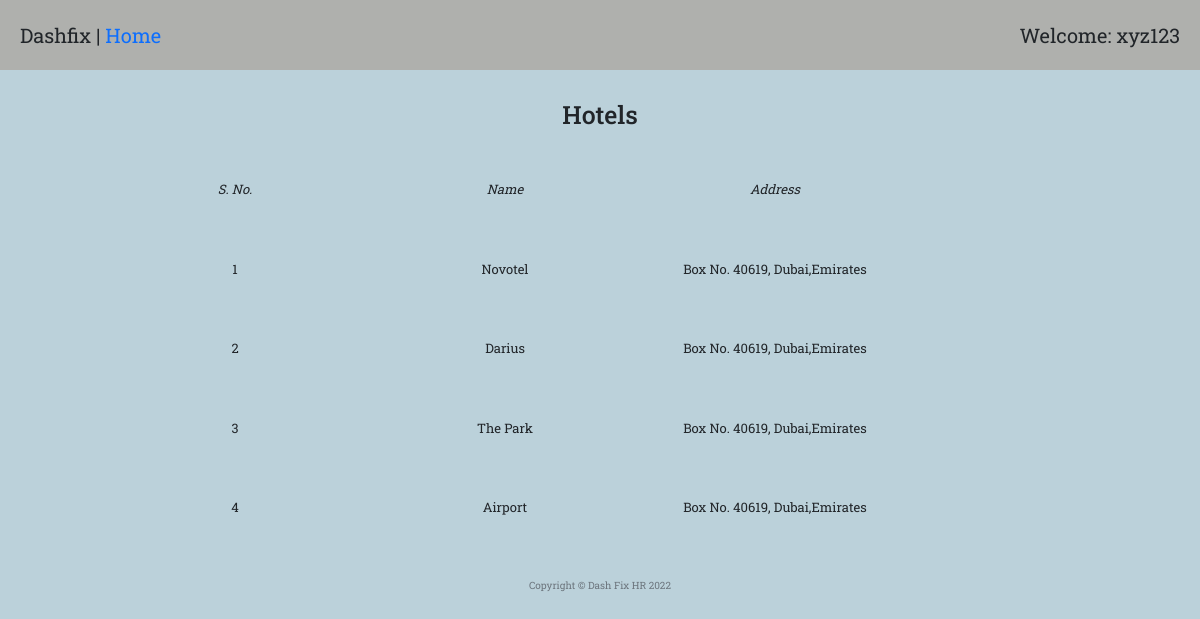
The page /hotel_report (signed in) on the database as committed earlier.
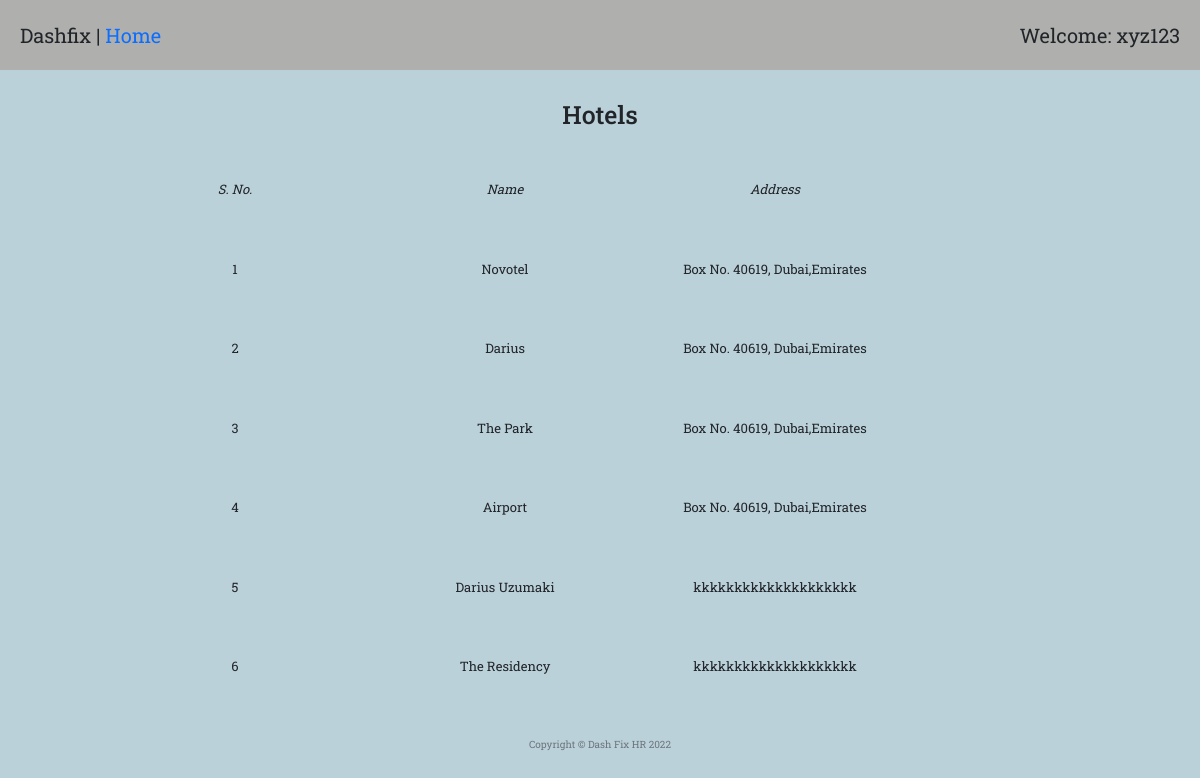
The same page on the database as committed later.
### mainTest.py (models this page shows)
class hotelMaster(db.Model):
    __tablename__ = "hotelMaster"
    id = Column(Integer, primary_key=True)
    name = Column(String(300))
    address = Column(String(300))
    rosterEntry = relationship("rosterEntryMaster", back_populates="hotel")
    timesheet = relationship("timesheetMaster", back_populates="hotel")

### mainTest.py (the view)
@app.route("/hotel_report", methods=["GET", "POST"])
@admin_only
def hotel_report():
    hotel_list = hotelMaster.query.all()
    return render_template("hotel_report.html", ts=hotel_list, len=range(len(hotel_list)))

### mainTest.py (called while the page is built)
def admin_only(f):
    @wraps(f)
    def decorated_function(*args, **kwargs):
        admin = User.query.all()
        admin_id = []
        for i in admin:
            id_ = i.id
            admin_id.append(id_)
        if current_user.id not in admin_id:
            return abort(403)
        return f(*args, **kwargs)
    return decorated_function

@login_manager.user_loader
def load_user(user_id):
    return User.query.get(int(user_id))

### templates/hotel_report.html
{% extends 'bootstrap/base.html' %}
{% import "bootstrap/wtf.html" as wtf %}
{% block content %}
{% include "header.html" %}
  <div class="welcome">
    <span>Dashfix | <a href="{{url_for('home')}}">Home</a></span>
    <span>Welcome: xyz123</span>
  </div>
  <h1 style="margin-top: 30px; margin-bottom: 50px; text-align: center;">Hotels</h1>
  <div class="row" style="margin-bottom: 50px; margin-left: 100px; font-size: 1.5rem; text-align: center;">
    <div class="col-3"><p><em>S. No.</em></p></div>
    <div class="col-3"><p><em>Name</em></p></div>
    <div class="col-3"><p><em>Address</em></p></div>
  </div>
  {% for i in len %}
      <div class="row" style="margin-bottom: 50px; margin-left: 100px; text-align: center;">
        <div class="col-3"><p>{{i + 1}}</p></div>
        <div class="col-3"><p>{{ ts[i].name }}</p></div>
        <div class="col-3"><p>{{ ts[i].address }}</p></div>
      </div>
  {% endfor %}
{% include "footer.html" %}
{% endblock %}

Rows that differ between the two databases and show on the page:
added hotelMaster: name "Darius Uzumaki", address "kkkkkkkkkkkkkkkkkkkk"
added hotelMaster: name "The Residency", address "kkkkkkkkkkkkkkkkkkkk"
Other text that changed with them:
new list line: "5"
new list line: "6"
